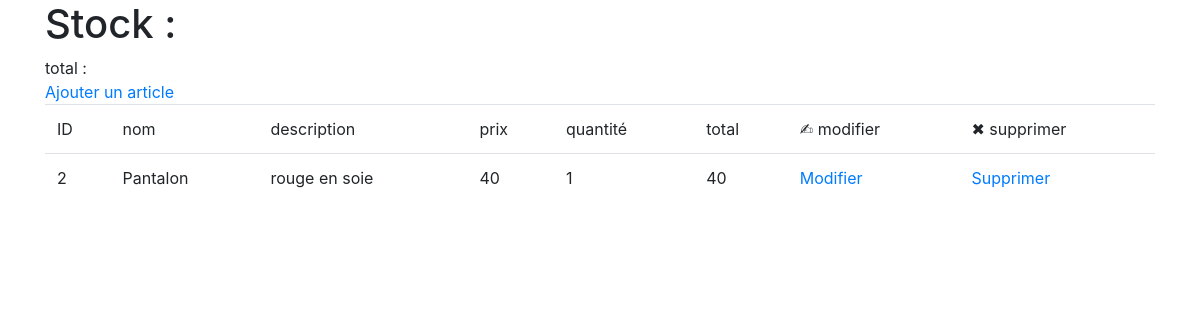
Before: / with the older database file.
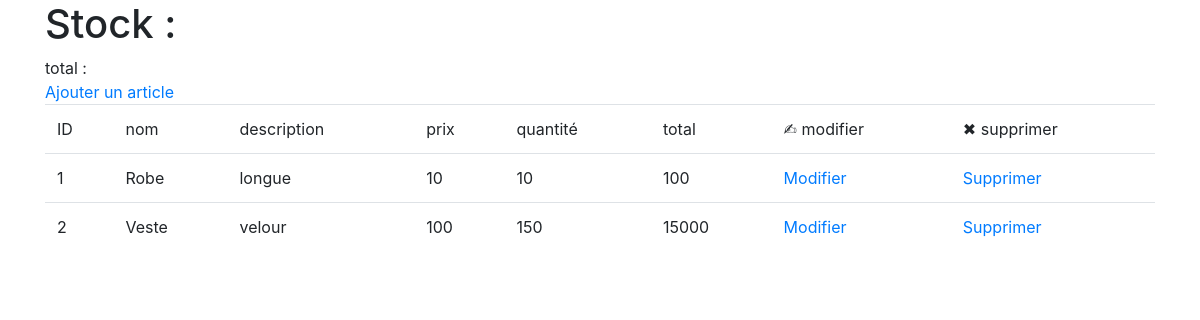
After: the same page with the newer database file.
### model/stock_entry.py (models this page shows, shortened)
class StockEntry(db.Model):
    article_id = db.Column(db.Integer, db.ForeignKey('article.id'), primary_key=True, nullable=False)
    article = db.relationship('Article') # article = db.relationship('Article',backref=db.backref('entries')) si relation manytomany
    quantity = db.Column(db.Integer, default=0)

### model/article.py (models this page shows, shortened)
class Article(db.Model): # heritage de notre objet article du model de base de sqlmychemy - plus besoin du currentID
    id = db.Column(db.Integer, primary_key=True) #cree une colonne pour l'id - premier element se met en auto-increment - ce n'est pas foreignkey
    name = db.Column(db.String(80), nullable=False) #cree une colonne pour name
    description = db.Column(db.String(120), nullable=False) #cree une colonne pour description
    price = db.Column(db.Integer, nullable=False) #cree une colonne pour price

### application.py (the view)
@app.route('/') # on donne une nouvelle route qui sera notre page d'accueil
def index():
    return render_template('index.html', entries=stock.entries()) # entries => entries() appelle à la fonction

### model/stock.py (called while the page is built)
    def entries(self): # pour recuperer les StockEntry
        return StockEntry.query.all()

### templates/index.html (shortened to what this page needs)
<!DOCTYPE html>
<html lang="en">
<head>
    <link rel="stylesheet" href="https://stackpath.bootstrapcdn.com/bootstrap/4.3.1/css/bootstrap.min.css">
</head>
<body>
    <div class="container">
        <h1>Stock :</h1>
        <div>total :
        </div>
        <a href="/add_article">Ajouter un article</a>
        <table class="table">
            <thead>
                <td>
                    ID
                </td>
                <td>
                    nom
                </td>
                <td>
                    description
                </td>
                <td>
                    prix
                </td>
                <td>
                    quantité
                </td>
                 <td>
                    total
                </td>
                <td>
                    ✍︎ modifier
                </td>
                <td>
                    ✖︎ supprimer
                </td>
            </thead>
            {% for entry in entries %}
                <tr>
                    <td>
                        {{ entry.article.id }}
                    </td>
                    <td>
                        {{ entry.article.name }}
                    </td>
                    <td>
                        {{ entry.article.description }}
                    </td>
                    <td>
                        {{ entry.article.price }}
                    </td>
                    <td>
                        {{ entry.quantity }}
                    </td>
                    <td>
                        {{ entry.article.price * entry.quantity }}
                    </td>
                    <td>
                        <a href="/refactor_article/{{entry.article.id}}">Modifier</a>
                    </td>
                    <td>
                        <a href="/delete_article/{{entry.article.id}}">Supprimer</a>
                    </td>
                </tr>
            {% endfor %}
        </table>
    </div>
</body>
</html>

Changed rows visible on the page:
added StockEntry: article.id "1", article.name "Robe", article.description "longue", article.price "10", quantity "10", entry.article.price*entry.quantity "100"
changed StockEntry: article.name "Pantalon" → "Veste"; article.description "rouge en soie" → "velour"; article.price "40" → "100"; quantity "1" → "150"; entry.article.price*entry.quantity "40" → "15000"
